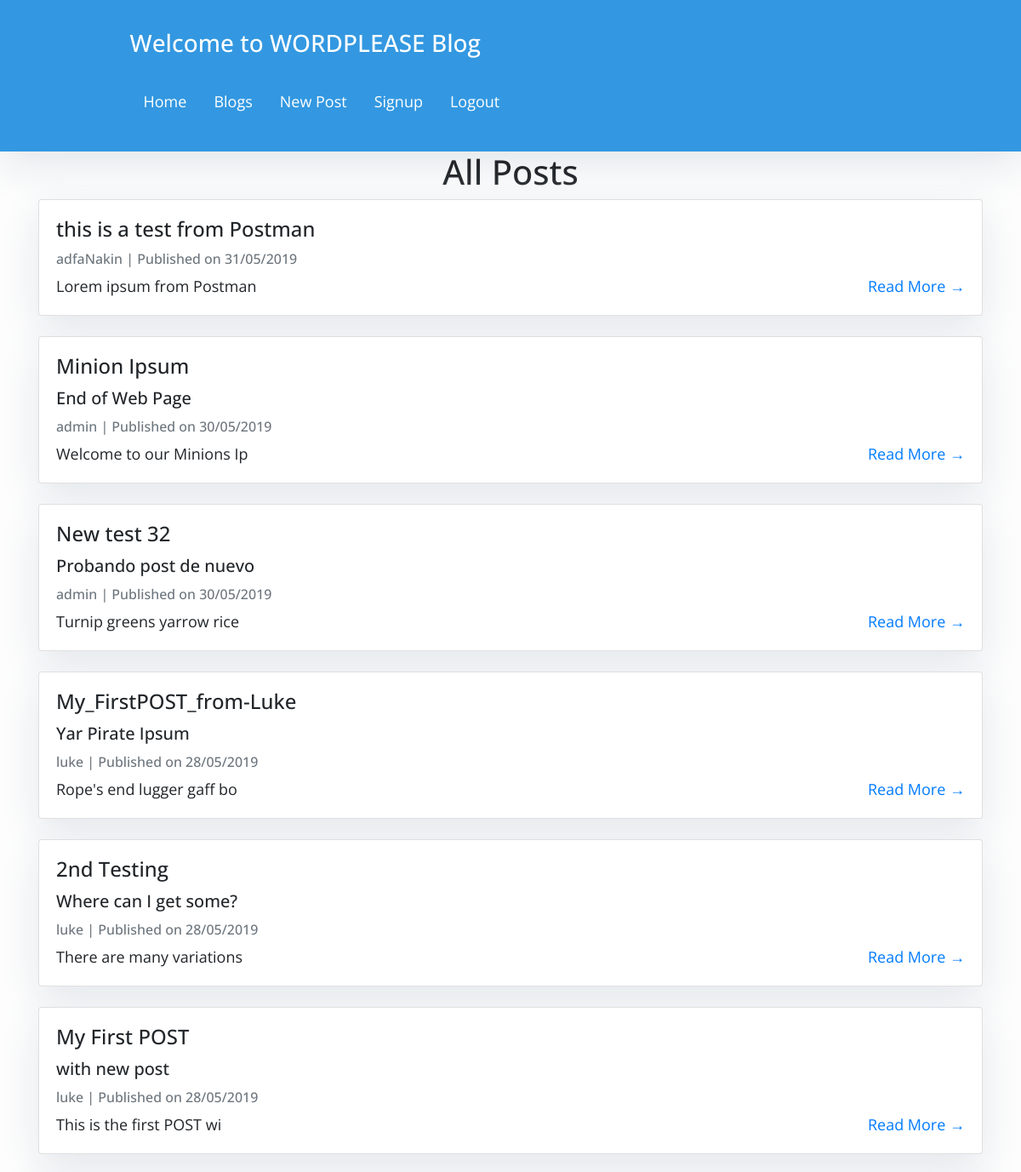
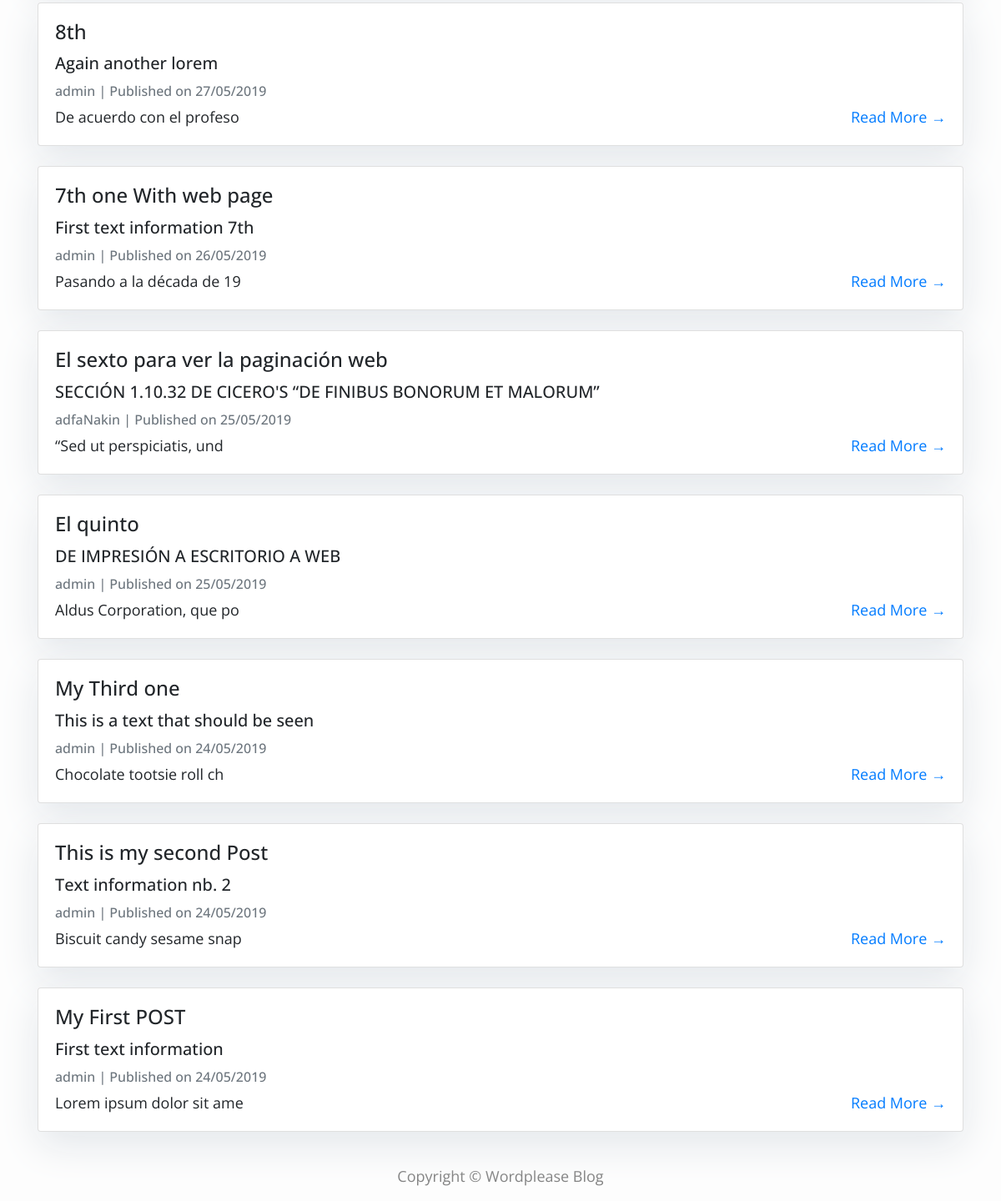
The page /blogs/ (signed in) on the database its author committed (2 pictures, top to bottom).
### blogs/models.py (models this page shows, shortened)
class Blog(models.Model):
    IMPORTANT = 'IMP'
    INFORMATION = 'INF'
    NOTE = 'NOT'
    LICENSES = [
        [IMPORTANT, 'Important'],
        [INFORMATION, 'Information'],
        [NOTE, 'Note']
    ]
    title = models.CharField(max_length=150)
    text = models.CharField(max_length=150)
    description = models.TextField(null=True, blank=True)
    url = models.URLField()
    creation_date = models.DateTimeField(auto_now_add=True)
    modification_date = models.DateTimeField(auto_now=True)
    category = models.CharField(max_length=3, choices=LICENSES, default=INFORMATION)
    owner = models.ForeignKey(User, related_name='blogs', on_delete=models.CASCADE)

### blogs/views.py (the view)
# urls.py: path('blogs/', BlogListView.as_view(), name='blog_all'),
class BlogListView(View):
    def get(self, request):
        blogs = Blog.objects.all().order_by('-creation_date')
        context = {'latest_blog': blogs}
        html = render(request, 'list.html', context)
        return HttpResponse(html)

### blogs/templates/list.html (shortened to what this page needs)
{% extends "base.html" %}
{% block content %}
<div class="container">
    <h1 style="text-align: center">All Posts</h1>
        <div>
            {% for blog in latest_blog %}
            <div class="card mb-4">
                <div class="card-body">
                    <h4 class="card-title">{{ blog.title }} </h4>
                    <h5 class="card-title"> {{ blog.text }}</h5>
                    <p class="card-text text-muted h6">{{ blog.owner }} | Published on {{ blog.creation_date|date:'d/m/Y' }}</p>
                    <p class="card-text">{{blog.description|slice:":25" }}
                    <a href="{% url 'blog_detail' blog.owner blog.pk %}" class="right"> Read More &rarr;</a></p>
                </div>
            </div>
            {% endfor %}
        </div>
</div>
{%endblock%}

### ui/templates/base.html (style rules this page uses)
body { font-family: "Open Sans", sans-serif; font-size: 18px; background-color: #fdfdfd; }

### blogs/templates/list.html (style rules this page uses)
body { font-family: "Open Sans", sans-serif; font-size: 18px; background-color: #fdfdfd; }
.card { box-shadow: 0 16px 48px #E3E7EB; }
.right { float: right; }

### rows shown on the page
Blog: title "this is a test from Postman", owner "adfaNakin", creation_date "31/05/2019", description "Lorem ipsum from Postman"
Blog: title "Minion Ipsum", text "End of Web Page", owner "admin", creation_date "30/05/2019", description "Welcome to our Minions Ip"
Blog: title "New test 32", text "Probando post de nuevo", owner "admin", creation_date "30/05/2019", description "Turnip greens yarrow rice"
Blog: title "My_FirstPOST_from-Luke", text "Yar Pirate Ipsum", owner "luke", creation_date "28/05/2019", description "Rope's end lugger gaff bo"
Blog: title "2nd Testing", text "Where can I get some?", owner "luke", creation_date "28/05/2019", description "There are many variations"
Blog: title "My First POST", text "with new post", owner "luke", creation_date "28/05/2019", description "This is the first POST wi"
Blog: title "8th", text "Again another lorem", owner "admin", creation_date "27/05/2019", description "De acuerdo con el profeso"
Blog: title "7th one With web page", text "First text information 7th", owner "admin", creation_date "26/05/2019", description "Pasando a la década de 19"
Blog: title "El sexto para ver la paginación web", text "SECCIÓN 1.10.32 DE CICERO'S “DE FINIBUS BONORUM ET MALORUM”", owner "adfaNakin", creation_date "25/05/2019", description "“Sed ut perspiciatis, und"
Blog: title "El quinto", text "DE IMPRESIÓN A ESCRITORIO A WEB", owner "admin", creation_date "25/05/2019", description "Aldus Corporation, que po"
Blog: title "My Third one", text "This is a text that should be seen", owner "admin", creation_date "24/05/2019", description "Chocolate tootsie roll ch"
Blog: title "This is my second Post", text "Text information nb. 2", owner "admin", creation_date "24/05/2019", description "Biscuit candy sesame snap"
Blog: title "My First POST", text "First text information", owner "admin", creation_date "24/05/2019", description "Lorem ipsum dolor sit ame"
